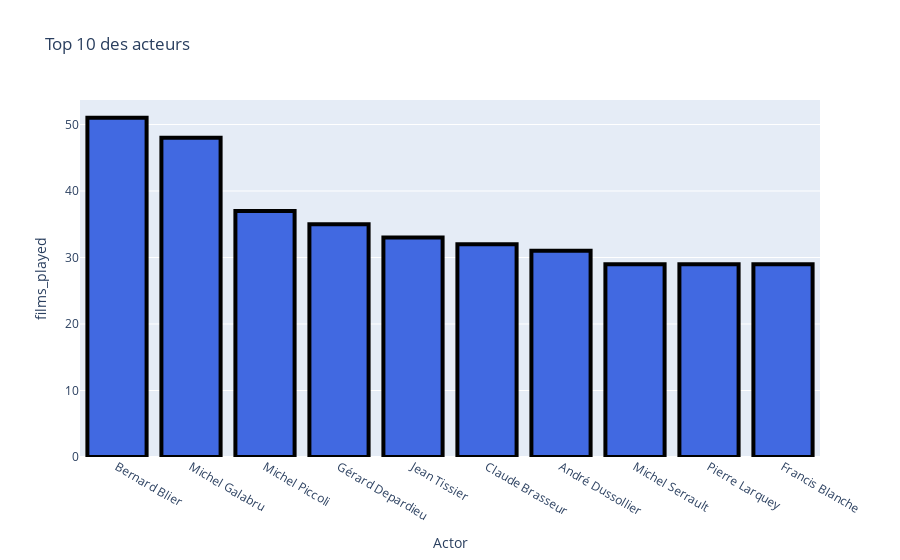

The code cell stored with this chart in its notebook:
### Code cell
# Graphique -  Top 10 des acteurs
w=actor_distribution.head(10)
fig = px.bar(w,x="Actor",
             y="films_played",
            title='Top 10 des acteurs',
            labels = {'quantity of movies played'},
                         
            )

fig.update_traces(textfont_size=20,
                  marker=dict(color='royalblue', line=dict(color='#000000', width=4)))



fig.show()

### Figure 1 — Plotly figure (JSON) as saved in the notebook; plotly's stock layout.template omitted (floating-point values rounded to 4 significant figures)
{"data": [{"alignmentgroup": "True", "hovertemplate": "Actor=%{x}<br>films_played=%{y}<extra></extra>", "legendgroup": "", "marker": {"color": "royalblue", "line": {"color": "#000000", "width": 4}, "pattern": {"shape": ""}}, "name": "", "offsetgroup": "", "orientation": "v", "showlegend": false, "textfont": {"size": 20}, "textposition": "auto", "type": "bar", "x": ["Bernard Blier", "Michel Galabru", "Michel Piccoli", "Gérard Depardieu", "Jean Tissier", "Claude Brasseur", "André Dussollier", "Michel Serrault", "Pierre Larquey", "Francis Blanche"], "xaxis": "x", "y": [51, 48, 37, 35, 33, 32, 31, 29, 29, 29], "yaxis": "y"}], "layout": {"autosize": true, "barmode": "relative", "legend": {"tracegroupgap": 0}, "title": {"text": "Top 10 des acteurs"}, "xaxis": {"anchor": "y", "autorange": true, "domain": [0, 1], "range": [-0.5, 9.5], "title": {"text": "Actor"}, "type": "category"}, "yaxis": {"anchor": "x", "autorange": true, "domain": [0, 1], "range": [0, 53.68], "title": {"text": "films_played"}, "type": "linear"}}}
